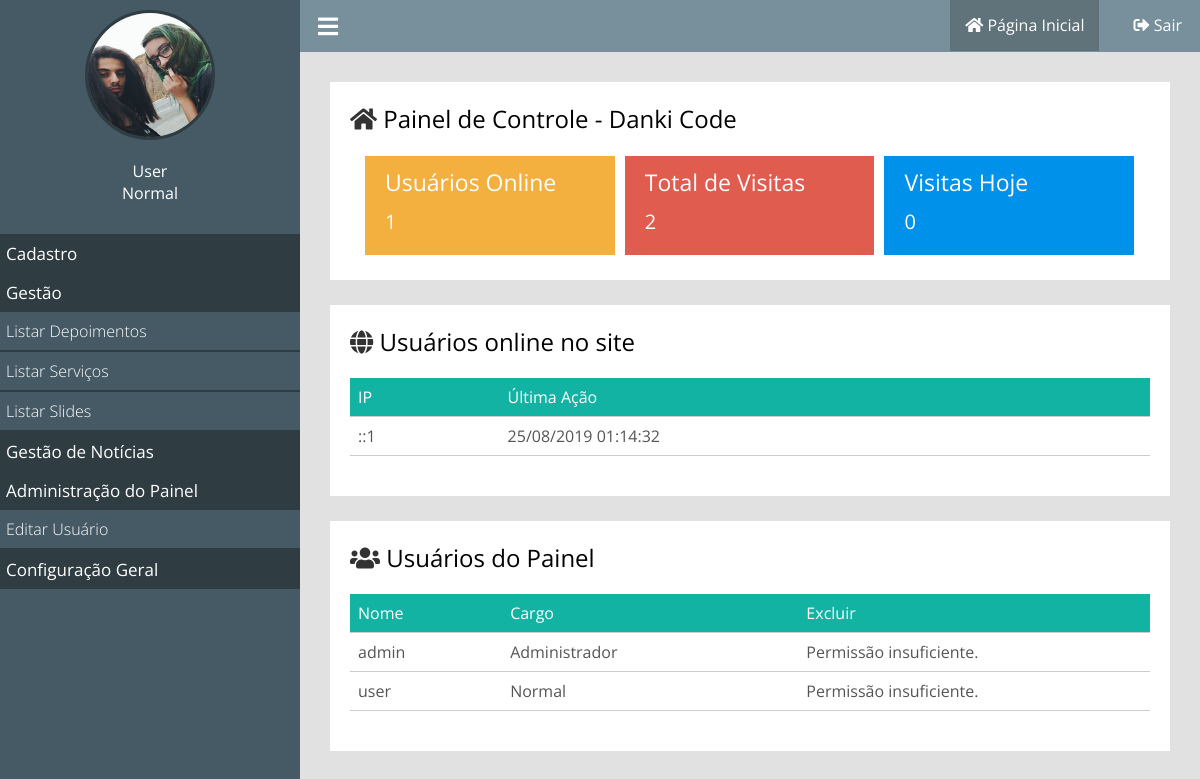
/painel/index.php (signed in), run on the app's committed database.
### Aulas/MySql.php (called while the page is built)
<?php
  class MySql{
    private static $pdo;
    public static function conectar(){
      if(self::$pdo == null){
        try{
          self::$pdo = new PDO('mysql:host='.HOST.';dbname='.DATABASE,USER,PASSWORD,array(PDO::MYSQL_ATTR_INIT_COMMAND => "SET NAMES utf8"));
          self::$pdo->setAttribute(PDO::ATTR_ERRMODE,PDO::ERRMODE_EXCEPTION);
        }catch(Exception $e){
          echo '<h3 style="color: red;">Erro ao conectar.</h3>';
        }
      }
      return self::$pdo;
    }
  }
?>

### painel/pages/home.php (the view, shortened to what this page needs)
<?php
  $usuariosOnline = Painel::listarUsuariosOnline();
  $visitasHoje = MySql::conectar()->prepare("SELECT * FROM `tb_admin.visitas` WHERE dia = ?");
  $visitasHoje->execute(array(date('Y-m-d')));
  $visitasHoje = $visitasHoje->rowCount();
  $visitasTotais = MySql::conectar()->prepare("SELECT * FROM `tb_admin.visitas`");
  $visitasTotais->execute();
  $visitasTotais = $visitasTotais->rowCount();
  $usuarioPainel = MySql::conectar()->prepare("SELECT * FROM `tb_admin.usuarios`");
  $usuarioPainel->execute();
  $usuarioPainel = $usuarioPainel->fetchAll();
?>
<div class="box-content w100">
  <h2><i class="fa fa-home"></i> Painel de Controle - <?php echo NOME_EMPRESA ?></h2>
  <div class="box-metricas">
    <div class="box-metrica-single">
      <div class="box-metrica-wraper">
        <h2>Usuários Online</h2>
        <p><?php echo count($usuariosOnline); ?></p>
      </div>
    </div>
    <div class="box-metrica-single">
      <div class="box-metrica-wraper">
        <h2>Total de Visitas</h2>
        <p><?php echo $visitasTotais; ?></p>
      </div>
    </div>
    <div class="box-metrica-single">
      <div class="box-metrica-wraper">
        <h2>Visitas Hoje</h2>
        <p><?php echo $visitasHoje; ?></p>
      </div>
    </div>
  </div>
</div>
<div class="box-content">
  <h2><i class="fas fa-globe"></i> Usuários online no site</h2>
  <div class="wraper-table">
    <table>
      <tr class="bg-green">
        <td>IP</td>
        <td>Última Ação</td>
      </tr>
      <?php
        foreach($usuariosOnline as $key => $value){
      ?>
      <tr>
        <td><?php echo $value['ip'];?></td>
        <td><?php echo date('d/m/Y H:i:s',strtotime($value['ultima_acao']));?></td>
      </tr>
      <?php } ?>
    </table>
  </div>
</div>
<div class="box-content">
  <h2><i class="fas fa-users"></i> Usuários do Painel</h2>
  <div class="wraper-table">
    <table>
      <tr class="bg-green">
        <td>Nome</td>
        <td>Cargo</td>
        <td>Excluir</td>
      </tr>
      <?php
        foreach($usuarioPainel as $key => $value){
      ?>
      <tr>
        <td><?php echo $value['user']; ?></td>
        <td><?php echo pegaCargo($value['cargo']); ?></td>
        <?php if(pegaCargo($_SESSION['cargo']) === 'Administrador'){ ?>
          <td>&nbsp;&nbsp;&nbsp;<a actionBtn="delete" class="btn delete" href="<?php echo INCLUDE_PATH_PAINEL; ?>?excluir=<?php echo $value['id'];?>"><i class="fas fa-times"></i></a></td>
        <?php }else{echo '<td>Permissão insuficiente.</td>';} ?>
      </tr>
      <?php } ?>
    </table>
  </div>
</div>

### painel/css/style.css (style rules this page uses)
* { padding: 0; margin: 0; box-sizing: border-box; font-family: "Open Sans", sans-serif; }
html,body { height: 100%; background: rgb(225, 225, 225); }
body { overflow-x: hidden; }
.wraper-table { overflow-x: auto; }
table { min-width: 900px; margin: 20px 0; width: 100%; border-collapse: collapse; }
table tr:nth-of-type(1) { color: white; }
table tr { color: #555; border-bottom: 1px solid #ccc; }
table td { padding: 8px; }
.bg-green { background: #13b3a4; }
.w100 { width: 100%; }
.box-content { background: white; padding: 20px; margin-bottom: 25px; }
.box-content h2 { font-weight: normal; }
.box-content h2 > i { color: #333; }
.box-metricas { margin-top: 16px; padding: 0 10px; }
.box-metrica-single { float: left; position: relative; width: 33.3%; background: #f4b03e; border: 5px solid white; }
.box-metricas .box-metrica-single:nth-of-type(2) { background: #e05c4e; }
.box-metricas .box-metrica-single:nth-of-type(3) { background: #0091ea; }
.box-metrica-wraper { padding: 10px 20px; text-align: left; color: white; }
.box-metrica-wraper h2 { font-size: 23px; }
.box-metrica-wraper p { padding: 10px 0; font-size: 20px; }

### data on the page
tb_admin.online: ip "::1", ultima_acao "25/08/2019 01:14:32"
tb_admin.usuarios: user "admin", cargo "Administrador"
tb_admin.usuarios: user "user", cargo "Normal", shows "Permissão insuficiente."

### other printed values
$_SESSION['nome'] "User"
pegaCargo($_SESSION['cargo']) "Normal"
NOME_EMPRESA "Danki Code"
count($usuariosOnline) "1"
$visitasTotais "2"
$visitasHoje "0"
